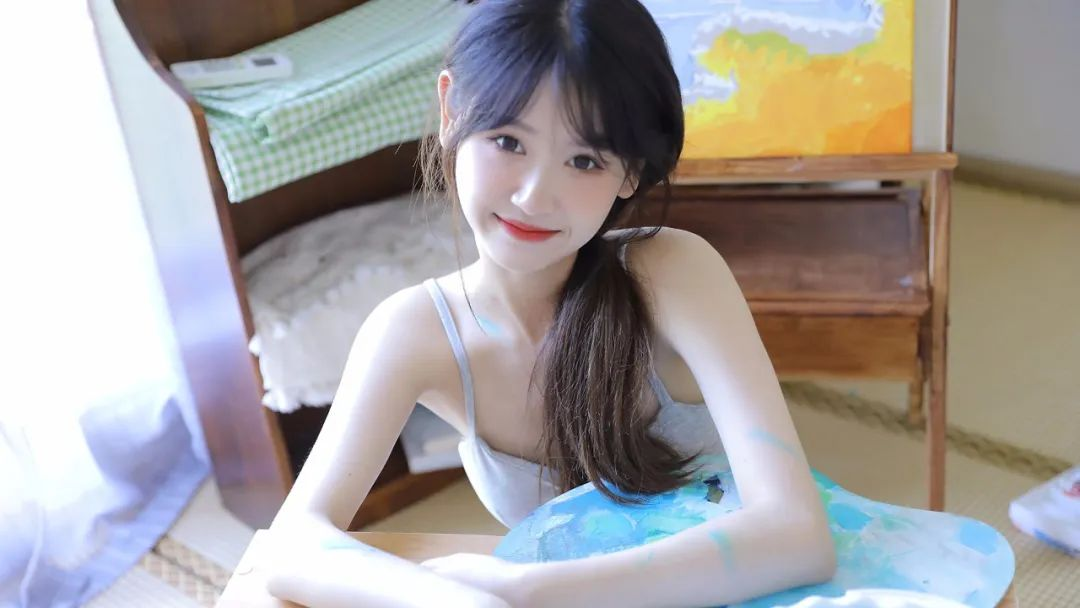
#> input picture OpenCV/10000.jpg, 1080 x 608 px
$ python '图像旋转.py'
#> lines starting #> are read from the running program, lines starting #| are printed output that depends on the picture
import cv2

image = cv2.imread("../10000.jpg")
#> image is the input picture: shape (608, 1080, 3); mean B, G, R 159.3, 160.5, 164.5
angle = 0
scale = 0.5
image_shape = image.shape
#> image_shape = (608, 1080, 3)
# 旋转90°
# image_rotat = cv2.rotate(image, cv2.ROTATE_90_CLOCKWISE)
# cv2.imshow("image", image)
# cv2.imshow("image_rotat", image_rotat)
# cv2.waitKey(0)
# 构建旋转矩阵
# cv2.getRotationMatrix2D:构建一个2*3的矩阵，包含图像的旋转，平移，缩放
# 第一个参数：旋转中心
# 第一个参数：旋转角度
# 第一个参数：旋转比例
M = cv2.getRotationMatrix2D((image_shape[1] / 2, image_shape[0] / 2), angle, scale)
#> M = [[0.5, 0, 270], [0, 0.5, 152]]

# 进行图像旋转
# cv2.warpAffine:对图像进行旋转
# 第一个参数：要旋转的图像
# 第二个参数：通过v2.getRotationMatrix2D 获取到的旋转矩阵
# 第三个参数：输出图像的大小
image_rot = cv2.warpAffine(image,M,(image_shape[1],image_shape[0]),flags=cv2.INTER_LINEAR,borderMode=cv2.BORDER_WRAP)
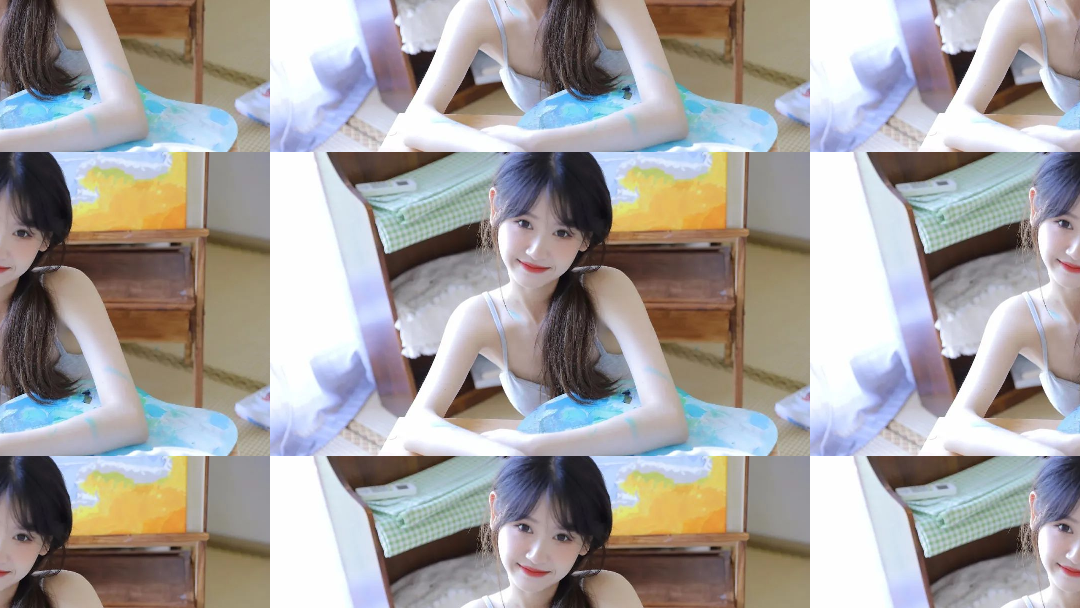
#> image_rot: shape (608, 1080, 3); mean B, G, R 159.4, 160.4, 164.6

cv2.imshow("image", image)
cv2.imshow("image_rot", image_rot)
cv2.waitKey(0)

$ run again, with OpenCV/img.png saved as OpenCV/10000.jpg
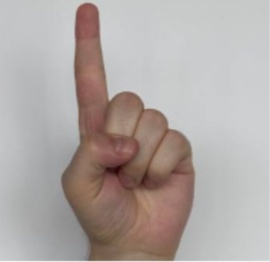
#> input picture OpenCV/img.png, 270 x 262 px
#> image is the input picture: shape (262, 270, 3); mean B, G, R 164.4, 167.4, 175.9
#> `image_rot = cv2.warpAffine(image,M,(image_shape[1],image_shape[0]),fla..`:
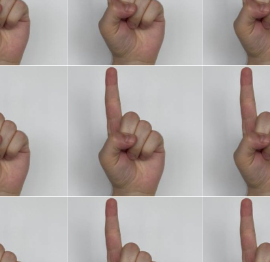
#> image_rot: shape (262, 270, 3); mean B, G, R 164.6, 167.6, 176.1

$ run again, with OpenCV/img_1.png saved as OpenCV/10000.jpg
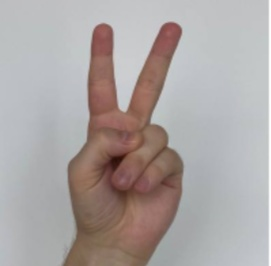
#> input picture OpenCV/img_1.png, 271 x 266 px
#> image is the input picture: shape (266, 271, 3); mean B, G, R 162.9, 164.3, 171.5
#> `image_rot = cv2.warpAffine(image,M,(image_shape[1],image_shape[0]),fla..`:
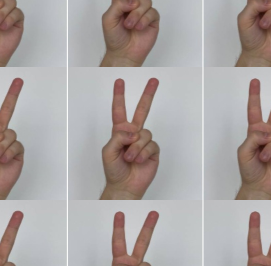
#> image_rot: shape (266, 271, 3); mean B, G, R 163, 164.5, 171.7
